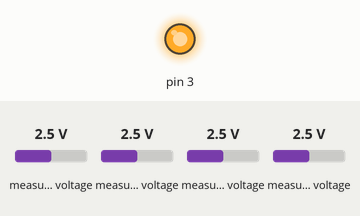
Recording of a sketch running on a simulated Arduino Uno, built with avr-gcc and run on an emulated ATmega328P. Parts: output pins drawn as LEDs (lit = HIGH). Inputs (shaded band) come from the test bench; at power-on: measured voltage 2.5 V. What the sketch prints to the serial monitor is not drawn.

Above: at 0.1 s.
Timing chart, 0 to 1.6 s (numbered marks = the images above):
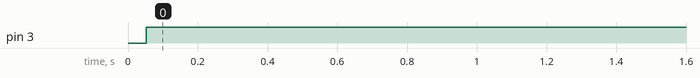

The sketch:

Gy91_Firdt_Edit.ino
```cpp
#include <Adafruit_ADS1X15.h>

Adafruit_ADS1115 ads;  /* Use this for the 16-bit version */
//Adafruit_ADS1015 ads;     /* Use this for the 12-bit version */

void setup(void)
{
  Serial.begin(9600);
  Serial.println("Hello!");
  pinMode(3, OUTPUT);
  Serial.println("Getting single-ended readings from AIN0..3");
  Serial.println("ADC Range: +/- 6.144V (1 bit = 3mV/ADS1015, 0.1875mV/ADS1115)");

  // The ADC input range (or gain) can be changed via the following
  // functions, but be careful never to exceed VDD +0.3V max, or to
  // exceed the upper and lower limits if you adjust the input range!
  // Setting these values incorrectly may destroy your ADC!
  //                                                                ADS1015  ADS1115
  //                                                                -------  -------
   ads.setGain(GAIN_TWOTHIRDS);  // 2/3x gain +/- 6.144V  1 bit = 3mV      0.1875mV (default)
  // ads.setGain(GAIN_ONE);        // 1x gain   +/- 4.096V  1 bit = 2mV      0.125mV
   //ads.setGain(GAIN_TWO);        // 2x gain   +/- 2.048V  1 bit = 1mV      0.0625mV
  // ads.setGain(GAIN_FOUR);       // 4x gain   +/- 1.024V  1 bit = 0.5mV    0.03125mV
  // ads.setGain(GAIN_EIGHT);      // 8x gain   +/- 0.512V  1 bit = 0.25mV   0.015625mV
   //ads.setGain(GAIN_SIXTEEN);    // 16x gain  +/- 0.256V  1 bit = 0.125mV  0.0078125mV

  if (!ads.begin()) {
    Serial.println("Failed to initialize ADS.");
    while (1);
  }
}

void loop(void)
{
  int16_t adc0, adc1, adc2, adc3;
  float volts0, volts1, volts2, volts3;
  digitalWrite(3,HIGH);
  adc0 = ads.readADC_SingleEnded(0);
  adc1 = ads.readADC_SingleEnded(1);
  adc2 = ads.readADC_SingleEnded(2);
  adc3 = ads.readADC_SingleEnded(3);

  volts0 = ads.computeVolts(adc0);
  volts1 = ads.computeVolts(adc1);
  volts2 = ads.computeVolts(adc2);
  volts3 = ads.computeVolts(adc3);

  Serial.println("-----------------------------------------------------------");
  Serial.print("AIN0: "); Serial.print(adc0); Serial.print("  "); Serial.print(volts0); Serial.println("V");
  Serial.print("AIN1: "); Serial.print(adc1); Serial.print("  "); Serial.print(volts1); Serial.println("V");
  Serial.print("AIN2: "); Serial.print(adc2); Serial.print("  "); Serial.print(volts2); Serial.println("V");
  Serial.print("AIN3: "); Serial.print(adc3); Serial.print("  "); Serial.print(volts3); Serial.println("V");

  delay(1000);
}
```

Measured:
- by itself, pin 3: LOW → HIGH at 0.05 s
